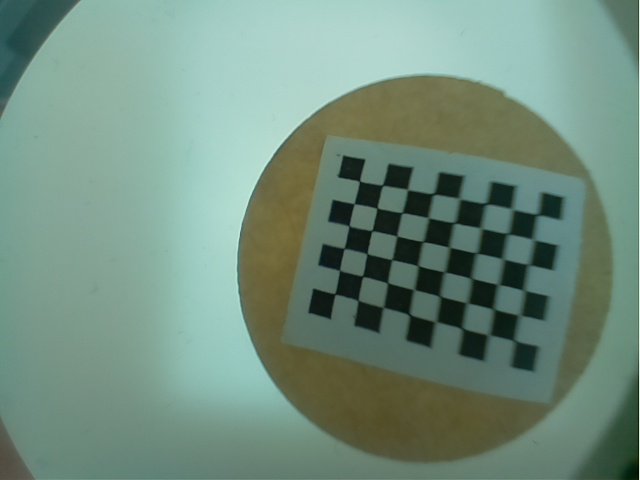
#> input picture data/sample_1.jpg, 640 x 480 px; its folder holds 4 pictures in this run; the run also reads 1 picture not shown here
$ python cam_abe.py
#> lines starting #> are read from the running program, lines starting #| are printed output that depends on the picture; after the words box and inside, x2 and y2 are one past the last pixel; in counts of white or black regions, pixels touching at a corner belong together
import cv2
import numpy as np
import glob

# 设置寻找亚像素角点的参数，采用的停止准则是最大循环次数30和最大误差容限0.001
criteria = (cv2.TERM_CRITERIA_MAX_ITER | cv2.TERM_CRITERIA_EPS, 30, 0.001)

# 获取标定板角点的位置
objp = np.zeros((6 * 8, 3), np.float32)
objp[:, :2] = np.mgrid[0:8, 0:6].T.reshape(-1, 2)  # 将世界坐标系建在标定板上，所有点的Z坐标全部为0，所以只需要赋值x和y

obj_points = []  # 存储3D点
img_points = []  # 存储2D点

images = glob.glob("./data/sample_*.jpg")
i=0;
for fname in images:
    img = cv2.imread(fname)
#> img is the input picture: shape (480, 640, 3); mean B, G, R 126.6, 142.3, 114.2
    gray = cv2.cvtColor(img, cv2.COLOR_BGR2GRAY)
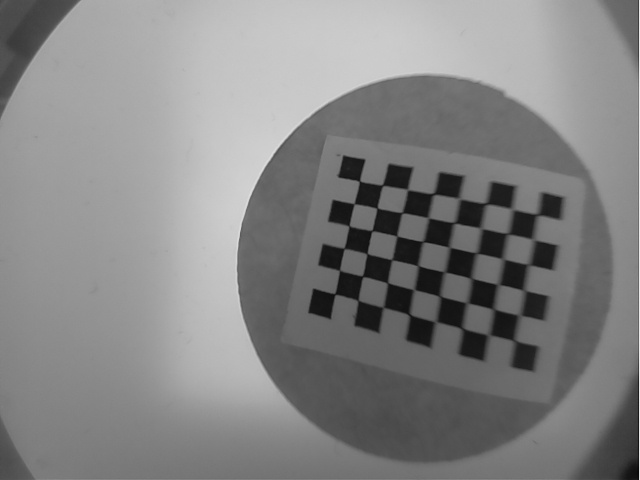
#> gray: shape (480, 640); min 8, max 235, mean 132.1
    size = gray.shape[::-1]
#> size = (640, 480)
    ret, corners = cv2.findChessboardCorners(gray, (8, 6), None)
#> ret = True; corners = 48 rows, first 8: [359.7, 181], [381.8, 184.5], [408.6, 189.1], [435.7, 195], [459.5, 198.5], [486, 204.5], [513, 208.5], [537, 214.5]
    #print(corners)

    if ret:

        obj_points.append(objp)

        corners2 = cv2.cornerSubPix(gray, corners, (5, 5), (-1, -1), criteria)  # 在原角点的基础上寻找亚像素角点
#> corners2 = 48 rows, first 8: [359.5, 181.1], [382.5, 185.2], [407.5, 189.5], [433.4, 193.8], [459.4, 198.7], [486, 203.6], [512.1, 209], [537.2, 214.6]
        #print(corners2)
        if [corners2]:
            img_points.append(corners2)
        else:
            img_points.append(corners)

        cv2.drawChessboardCorners(img, (8, 6), corners, ret)  # 记住，OpenCV的绘制函数一般无返回值
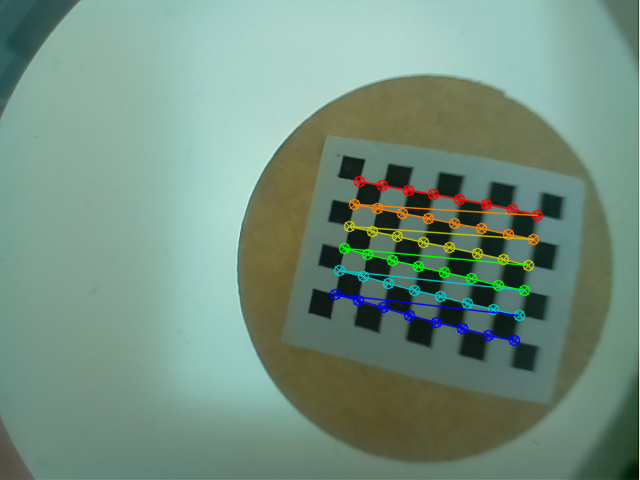
#> img: shape (480, 640, 3); 3.08% of pixels changed, all inside (x1, y1, x2, y2) = (329, 175, 544, 347)
        i+=1;
        cv2.imwrite('conimg'+str(i)+'.jpg', img)
        cv2.waitKey(1500)
#> pass 2 of the loop `for fname in images:`:
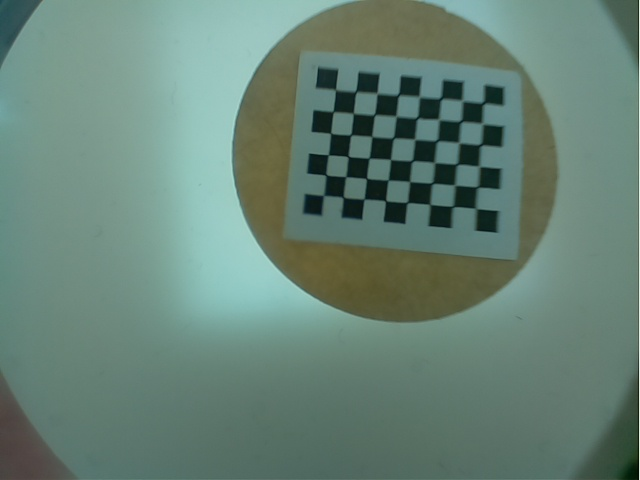
#> input picture data/sample_10.jpg, 640 x 480 px
#> img is the input picture: shape (480, 640, 3); mean B, G, R 118.1, 130.5, 103.1
#> `gray = cv2.cvtColor(img, cv2.COLOR_BGR2GRAY)`:
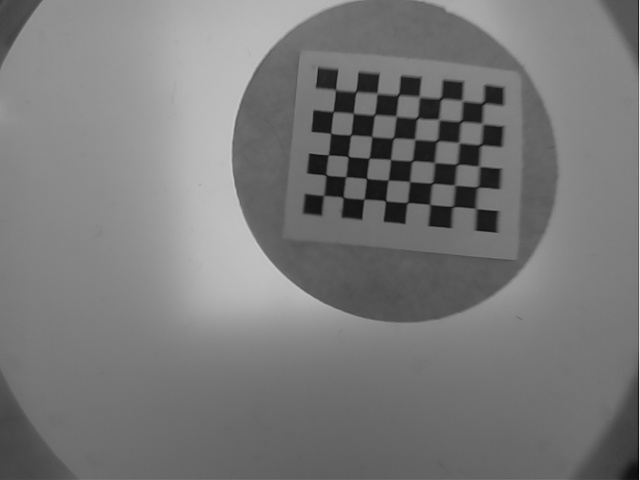
#> gray: shape (480, 640); min 7, max 235, mean 120.9
#> corners = 48 rows, first 8: [336.4, 88.48], [356.7, 92.75], [377.6, 92.46], [398.5, 94.92], [420.1, 95.88], [439, 97.18], [461.5, 101], [481.6, 101.4]
#> corners2 = 48 rows, first 8: [335.5, 89.72], [355.8, 91.57], [377, 93.32], [398.3, 94.84], [419.3, 96.68], [440.8, 98.49], [462.2, 100.6], [483.2, 103.1]
#> `cv2.drawChessboardCorners(img, (8, 6), corners, ret)`:
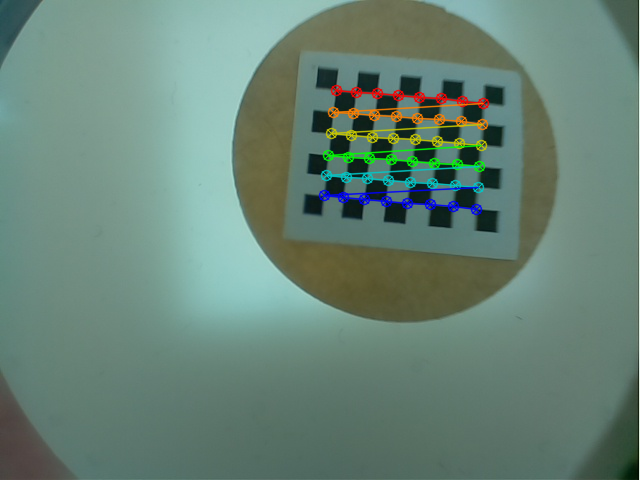
#> img: shape (480, 640, 3); 2.77% of pixels changed, all inside (x1, y1, x2, y2) = (318, 84, 490, 216)
#> pass 3 of the loop `for fname in images:`:
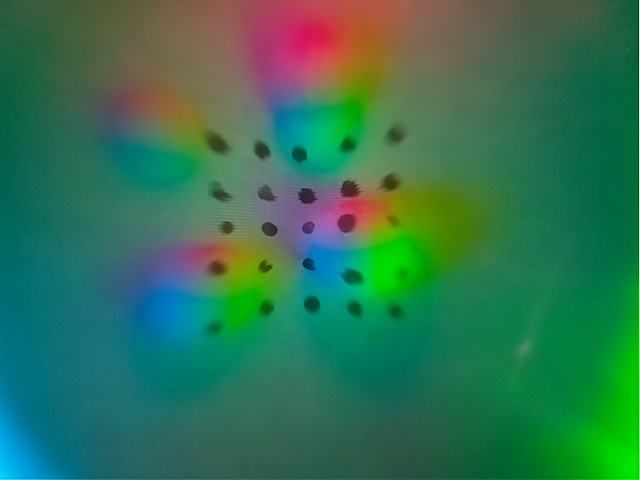
#> input picture data/sample_11.jpg, 640 x 480 px
#> img is the input picture: shape (480, 640, 3); mean B, G, R 83.2, 115.2, 49
#> `gray = cv2.cvtColor(img, cv2.COLOR_BGR2GRAY)`:
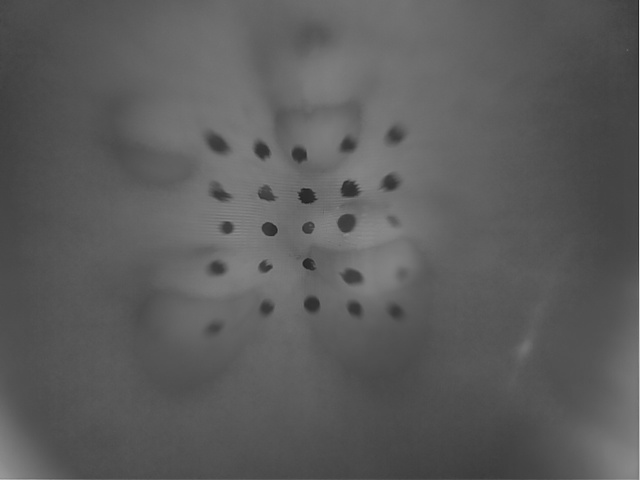
#> gray: shape (480, 640); min 31, max 231, mean 91.8
#> ret = False; corners = None
#> the loop made 4 passes; the first 3 are shown

print(len(img_points))
cv2.destroyAllWindows()

# 标定
ret, mtx, dist, rvecs, tvecs = cv2.calibrateCamera(obj_points, img_points, size, None, None)

print("ret:", ret)
print("mtx:\n", mtx) # 内参数矩阵
print("dist:\n", dist)  # 畸变系数   distortion cofficients = (k_1,k_2,p_1,p_2,k_3)
print("rvecs:\n", rvecs)  # 旋转向量  # 外参数
print("tvecs:\n", tvecs ) # 平移向量  # 外参数

print("-----------------------------------------------------")

img = cv2.imread(images[2])
h, w = img.shape[:2]
#> h = 480; w = 640
newcameramtx, roi = cv2.getOptimalNewCameraMatrix(mtx,dist,(w,h),1,(w,h))#显示更大范围的图片（正常重映射之后会删掉一部分图像）
print (newcameramtx)
print("------------------使用undistort函数-------------------")
dst = cv2.undistort(img,mtx,dist,None,newcameramtx)
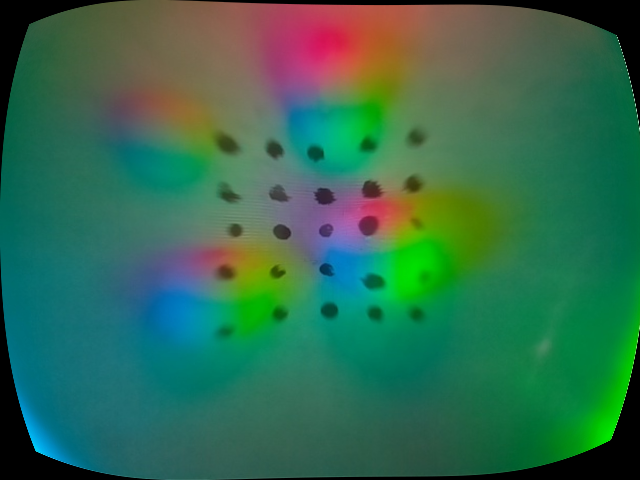
#> dst: shape (480, 640, 3); mean B, G, R 79.8, 107.4, 49.5
x,y,w,h = roi
dst1 = dst[y:y+h,x:x+w]
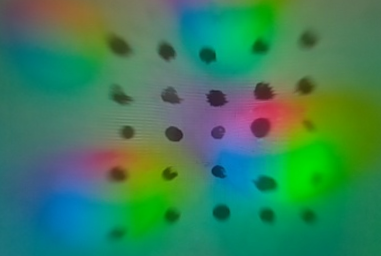
#> dst1: shape (256, 381, 3); mean B, G, R 91.2, 127.8, 58.1
cv2.imwrite('calibresult3.jpg', dst1)
np.savetxt("./mtx.txt",mtx)
np.savetxt("./dist.txt",dist)
print ("方法一:dst的大小为:", dst1.shape)
#| 方法一:dst的大小为: (256, 381, 3)
